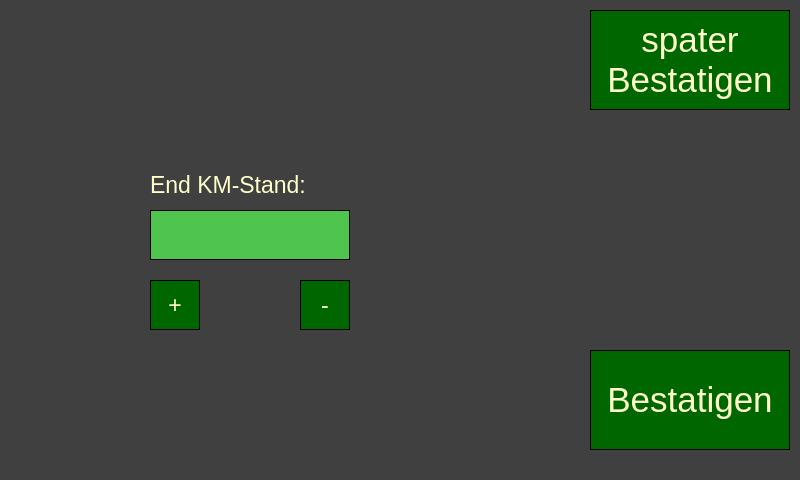
<?xml version="1.0" encoding="UTF-8"?>
<ui version="4.0">
 <class>Dialog</class>
 <widget class="QDialog" name="Dialog">
  <property name="geometry">
   <rect>
    <x>0</x>
    <y>0</y>
    <width>800</width>
    <height>480</height>
   </rect>
  </property>
  <property name="windowTitle">
   <string>Dialog</string>
  </property>
  <property name="styleSheet">
   <string notr="true">QWidget{
	background-color: #404040;
	color: #00CC00}
QPushButton{
	color: #FFFFCC; 
	background-color: #006600;
	border-style: inset;
	border-color:black;
	border-width: 1px;}
QLineEdit{
	color: #FFFFCC;
	background-color: #4FC44F;
	border-style: inset;
	border-color:black;
	border-width: 1px;}
QLabel{
	color: #FFFFCC;}</string>
  </property>
  <widget class="QLabel" name="End_KMStand_label">
   <property name="geometry">
    <rect>
     <x>150</x>
     <y>160</y>
     <width>200</width>
     <height>50</height>
    </rect>
   </property>
   <property name="font">
    <font>
     <pointsize>17</pointsize>
    </font>
   </property>
   <property name="text">
    <string>End KM-Stand:</string>
   </property>
  </widget>
  <widget class="QLineEdit" name="End_KMStand_feld">
   <property name="geometry">
    <rect>
     <x>150</x>
     <y>210</y>
     <width>200</width>
     <height>50</height>
    </rect>
   </property>
   <property name="font">
    <font>
     <pointsize>17</pointsize>
    </font>
   </property>
  </widget>
  <widget class="QPushButton" name="plus">
   <property name="geometry">
    <rect>
     <x>150</x>
     <y>280</y>
     <width>50</width>
     <height>50</height>
    </rect>
   </property>
   <property name="font">
    <font>
     <pointsize>17</pointsize>
    </font>
   </property>
   <property name="text">
    <string>+</string>
   </property>
  </widget>
  <widget class="QPushButton" name="minus">
   <property name="geometry">
    <rect>
     <x>300</x>
     <y>280</y>
     <width>50</width>
     <height>50</height>
    </rect>
   </property>
   <property name="font">
    <font>
     <pointsize>17</pointsize>
    </font>
   </property>
   <property name="text">
    <string>-</string>
   </property>
  </widget>
  <widget class="QPushButton" name="pushButton_3">
   <property name="geometry">
    <rect>
     <x>590</x>
     <y>10</y>
     <width>200</width>
     <height>100</height>
    </rect>
   </property>
   <property name="font">
    <font>
     <pointsize>26</pointsize>
    </font>
   </property>
   <property name="text">
    <string>spater
Bestatigen</string>
   </property>
  </widget>
  <widget class="QPushButton" name="pushButton_4">
   <property name="geometry">
    <rect>
     <x>590</x>
     <y>350</y>
     <width>200</width>
     <height>100</height>
    </rect>
   </property>
   <property name="font">
    <font>
     <pointsize>26</pointsize>
    </font>
   </property>
   <property name="text">
    <string>Bestatigen</string>
   </property>
  </widget>
 </widget>
 <resources/>
 <connections/>
</ui>
